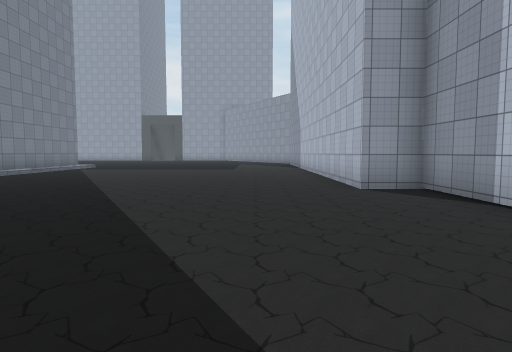
view 1 (above)

18 first-person views from a walk through a 3-D level made in the Unity game engine. The camera is 1.3 m above the floor, tilts 4° down and sees 75° across. The floor is counted in squares, 2 m on a side. Each view is taken from the middle of a square. On the plan, view 1 faces up. The plan holds only what a view shows up to about 10 squares ahead; the rest is blank. The place goes on beyond the plan. The player character is not drawn. Some surface patterns are stand-ins.

view 2
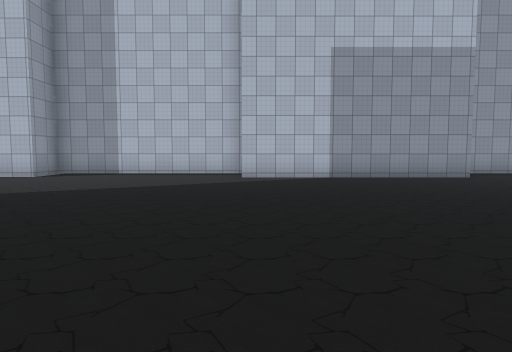

view 3
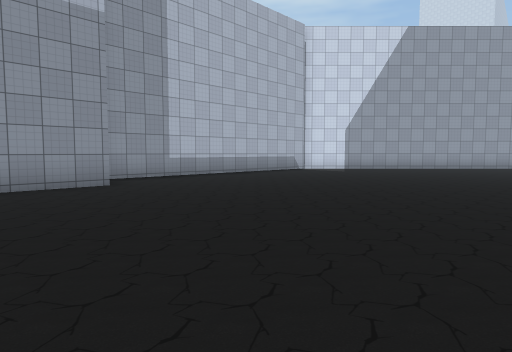

view 4
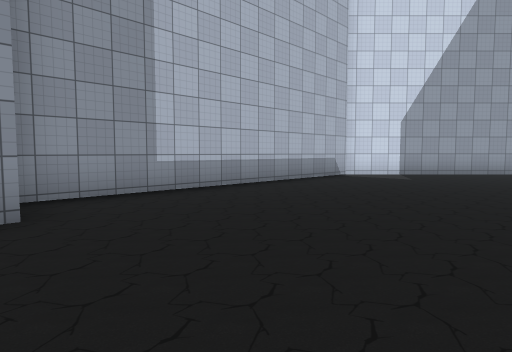

view 5
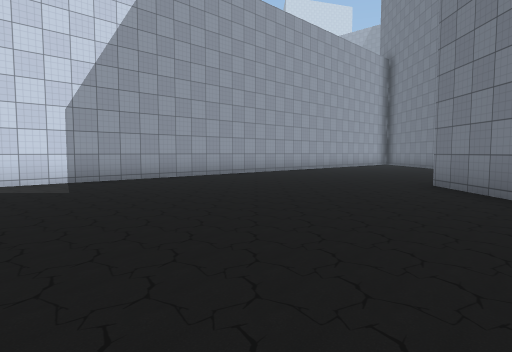

view 6
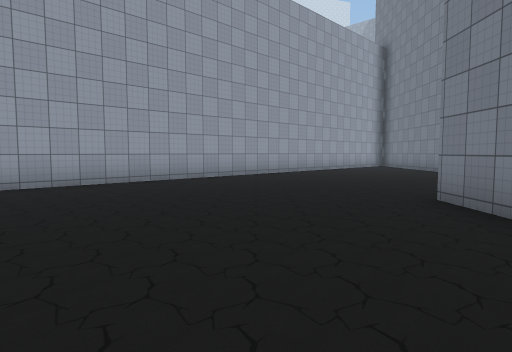

view 7
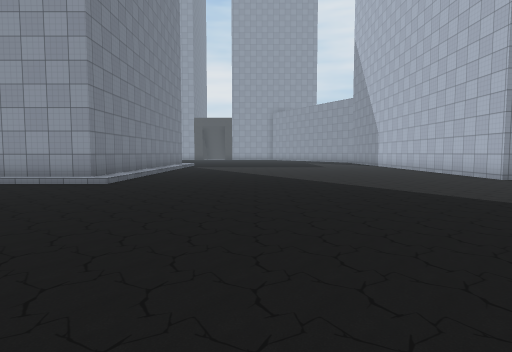

view 8
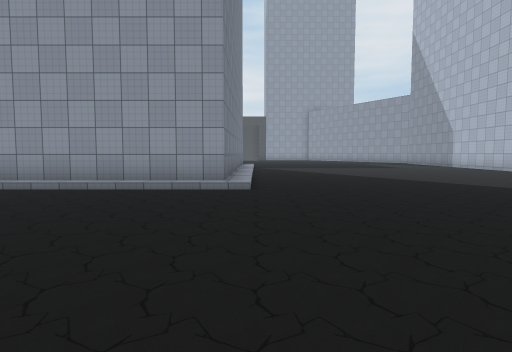

view 9
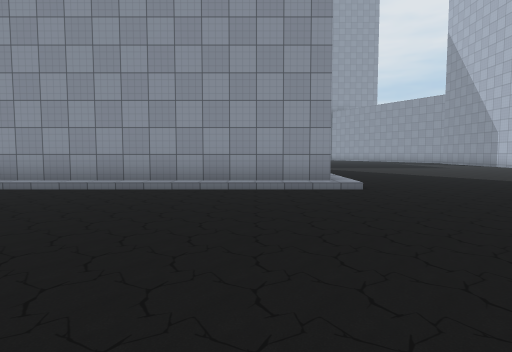

view 10
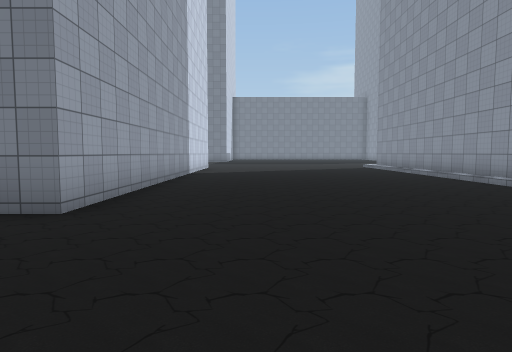

view 11
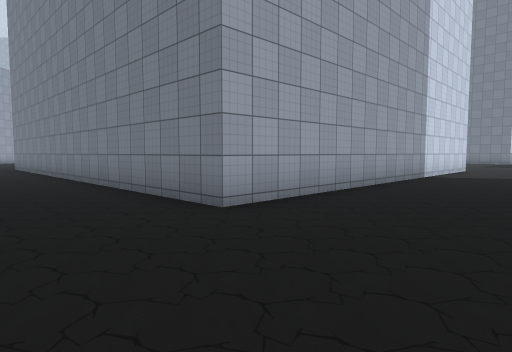

view 12
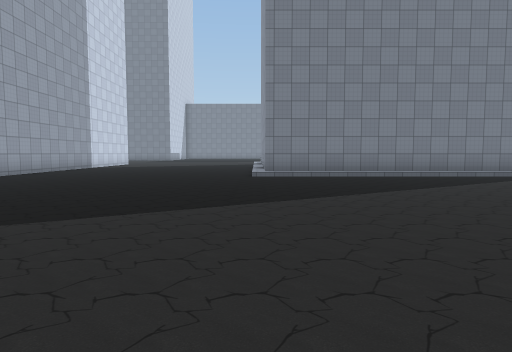

view 13
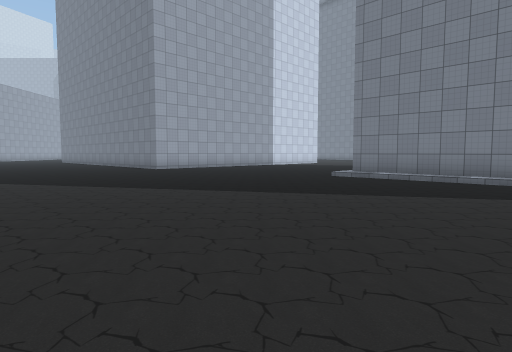

view 14
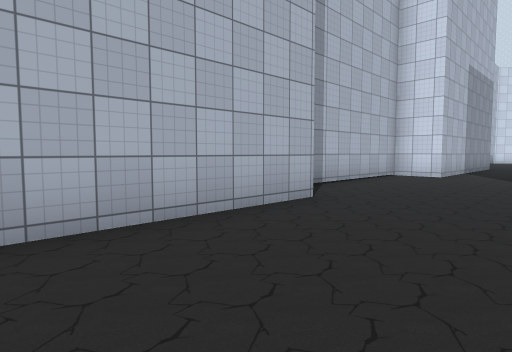

view 15
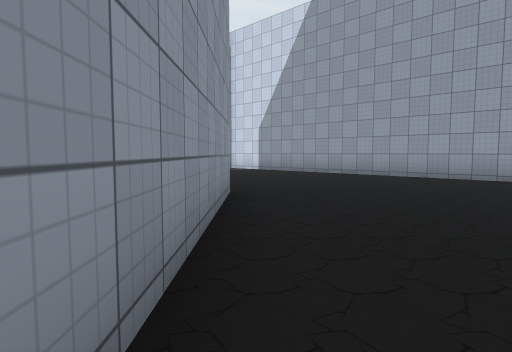

view 16
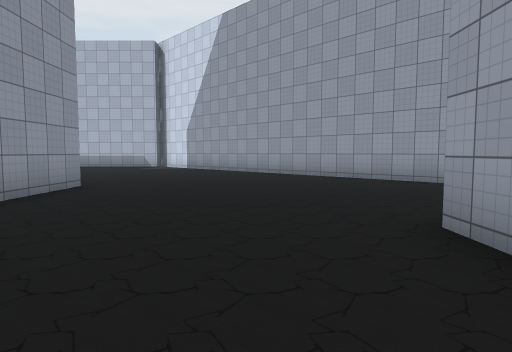

view 17
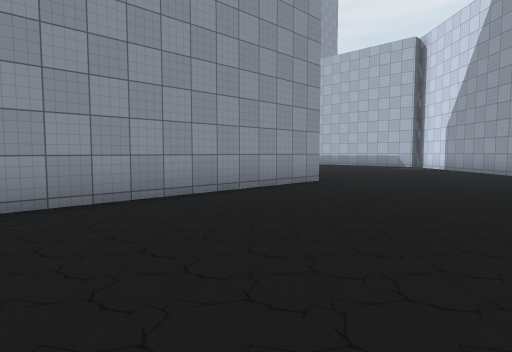

view 18
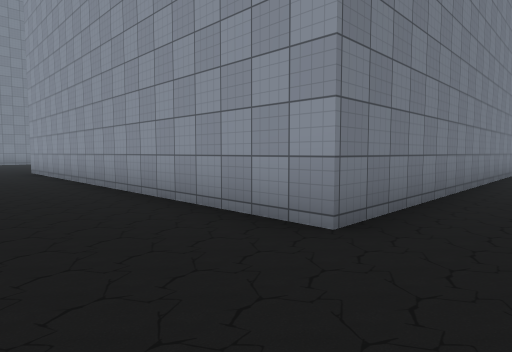

### Floor plan
Key: @ floor where view 1 was taken; # wall or solid block; . floor; / step, stairs or slope.
Columns run from 12 left of view 1 to 3 right of it. Each row starts with its distance up from view 1.
 10     #/........#
  9     #/........#
  8     #/........#
  7     #/........#
  6 #####/........##
  5 //////.........#
  4 ...............#
  3 ...............#
  2 ...............#
  1 ...............#
  0 ............@.##
 -1 ..............#
 -2 #######.......#
 -3       #.......#
 -4       #.......#
 -5       #.......##
 -6       #........#
 -7       #........#
 -8       #........#
 -9       #........#
-10       #........#
-11       #........#
-12       #........#
-13       #........#
-14 #######........#
-15 ..............##
-16 .............##
-17 ............##
-18 ...........##
-19 ..........##
-20   ##.....##

Positions as (right, up) in squares from view 1, and headings:
1: (0, 0), facing up
2: (-7, 0), facing right
3: (-5, -3), facing down-right
4: (-2, -5), facing down-right
5: (-2, -8), facing down
6: (-3, -10), facing down
7: (-4, -2), facing up
8: (-7, -1), facing up
9: (-9, -1), facing up
10: (-2, 0), facing left
11: (-3, 1), facing down-left
12: (2, 5), facing left
13: (1, 10), facing down-left
14: (-1, 10), facing down-right
15: (-11, -15), facing right
16: (-12, -18), facing right
17: (-12, -19), facing up-right
18: (-4, -17), facing up-left
